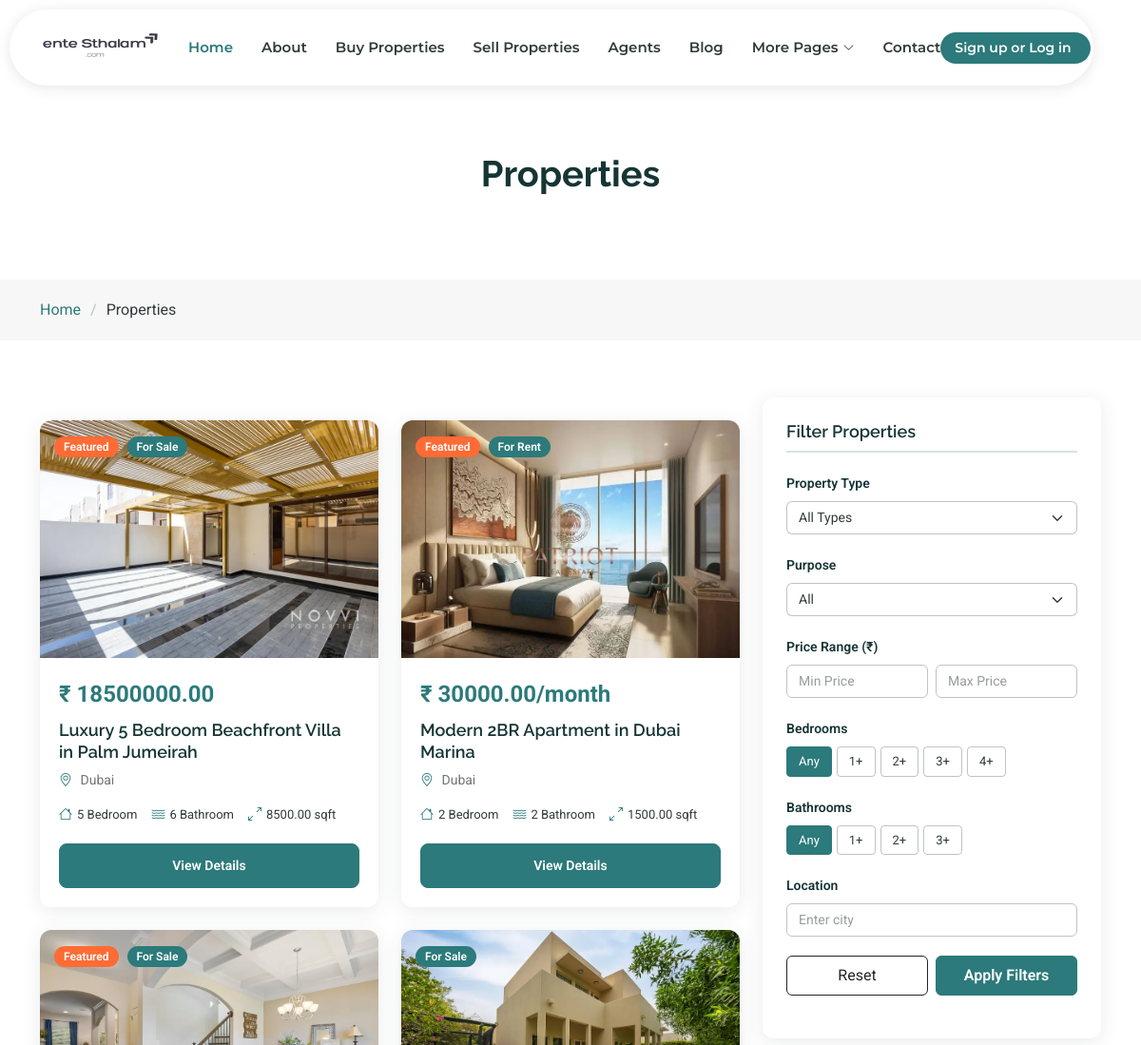
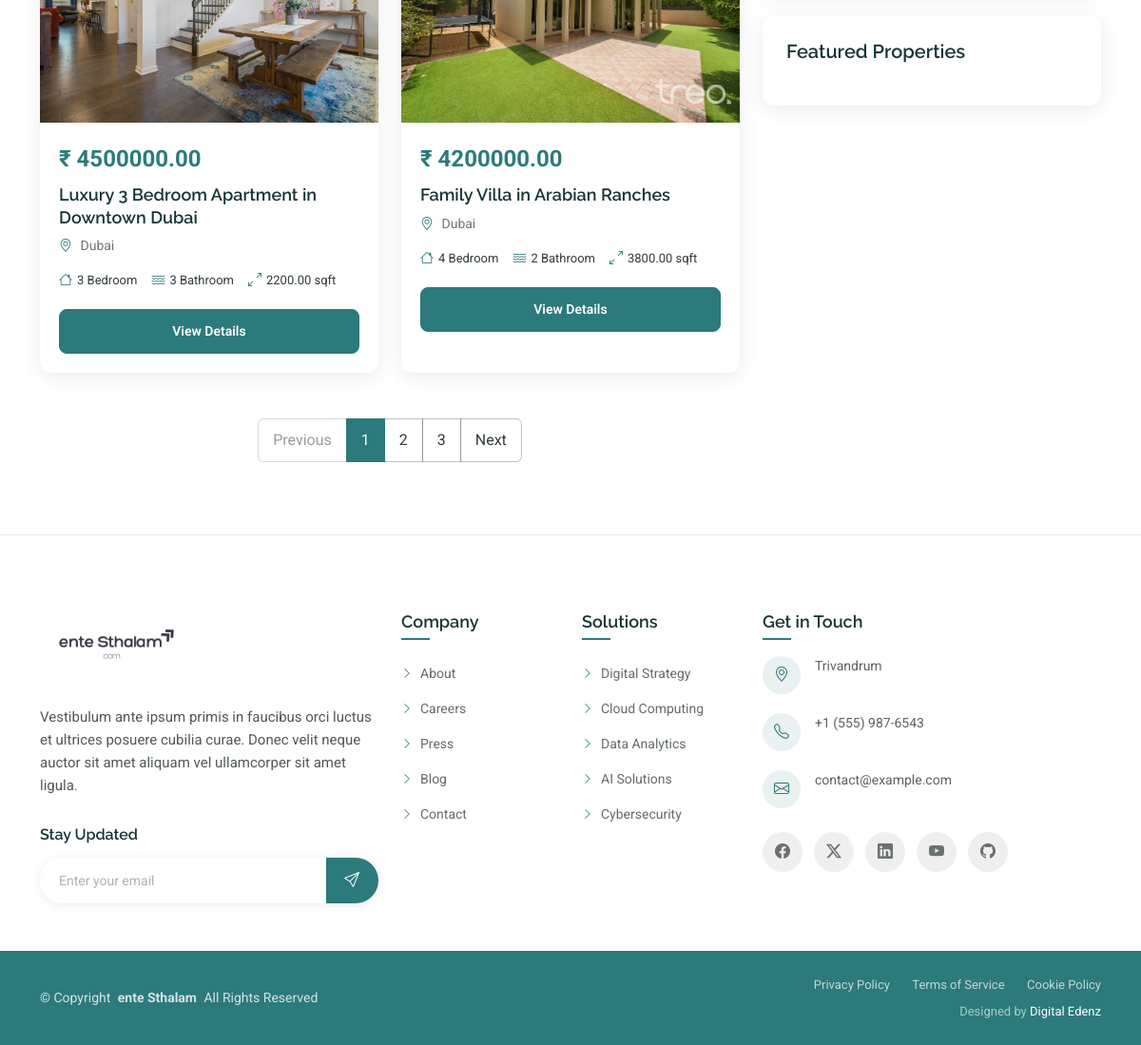
Page /properties/search_properties on the committed database (2 pictures, top to bottom).
### properties/models.py (models this page shows, shortened)
class Property(models.Model):
    PROPERTY_TYPE_CHOICES = [
        ('apartment', 'Apartment'),
        ('villa', 'Villa'),
        ('townhouse', 'Townhouse'),
        ('penthouse', 'Penthouse'),
        ('residential_plot', 'Residential Plot'),
        ('commercial', 'Commercial'),
        ('office', 'Office'),
        ('warehouse', 'Warehouse'),
        ('land', 'Land'),
    ]
    PURPOSE_CHOICES = [
        ('sale', 'For Sale'),
        ('rent', 'For Rent'),
    ]
    FURNISHING_CHOICES = [
        ('furnished', 'Fully Furnished'),
        ('unfurnished', 'Unfurnished'),
        ('partially', 'Partially Furnished'),
    ]
    title = models.CharField(max_length=200)
    slug = models.SlugField(max_length=250,unique=True,blank=True)
    description = models.TextField()
    property_type = models.CharField(max_length=50,choices=PROPERTY_TYPE_CHOICES)
    purpose = models.CharField(max_length=10,choices=PURPOSE_CHOICES,default='sale')
    price = models.DecimalField(max_digits=12,decimal_places=2)
    address = models.TextField()
    city = models.CharField(max_length=100)
    location_latitude = models.DecimalField(max_digits=9, decimal_places=6, blank=True, null=True)
    location_longitude = models.DecimalField(max_digits=9, decimal_places=6, blank=True, null=True)
    bedrooms = models.PositiveIntegerField()
    bathrooms = models.PositiveIntegerField()
    parking_spaces = models.PositiveIntegerField(default=0)
    area_sqft = models.DecimalField(max_digits=8, decimal_places=2)
    furnishing = models.CharField(max_length=100,choices=FURNISHING_CHOICES,default='unfurnished')
    features = models.TextField(blank=True)  # Comma-separated features
    building_name = models.CharField(max_length=100, blank=True)
    floor_number = models.IntegerField(blank=True, null=True)
    total_floors = models.IntegerField(blank=True, null=True)
    year_built = models.PositiveIntegerField(
        validators=[MinValueValidator(1900), MaxValueValidator(2030)],
        blank=True, null=True
    )
    listed_by = models.ForeignKey(Account, on_delete=models.CASCADE, related_name='properties')
    is_verified = models.BooleanField(default=False)
    is_featured = models.BooleanField(default=False)
    is_published = models.BooleanField(default=True)
    created_at = models.DateTimeField(auto_now_add=True)
    updated_at = models.DateTimeField(auto_now=True)
    class Meta:
        verbose_name = "Property"
        verbose_name_plural = "Properties"
        ordering = ['-created_at']
        indexes = [
            models.Index(fields=['purpose', 'property_type']),
            models.Index(fields=['city', 'price']),
            models.Index(fields=['is_featured', 'is_published']),
        ]

class PropertyImage(models.Model):
    property = models.ForeignKey(Property,on_delete=models.CASCADE,related_name='images')
    image = models.ImageField(upload_to='properties_images/')
    caption = models.CharField(max_length=200,blank=True)
    is_primary = models.BooleanField(default=False)
    order = models.PositiveIntegerField(default=0)

### properties/views.py (the view, shortened to what this page needs)
# urls.py: path('search_properties',views.search_properties,name="search_properties"),
def search_properties(request):
    purpose = request.GET.get('purpose','')
    location = request.GET.get('location','')
    property_type = request.GET.get('property_type','')
    price = request.GET.get('price','')
    bedrooms = request.GET.get('bedrooms','')
    bathrooms = request.GET.get('bathrooms','')
    properties = Property.objects.filter(is_verified=True,is_published = True).prefetch_related('images').select_related('listed_by')
    if location:
        properties = properties.filter(
            Q(city__icontains=location) |
            Q(address__icontains=location)
        )
    if property_type:
        properties = properties.filter(property_type=property_type)
    if purpose:
        properties = properties.filter(purpose = purpose)
    if bedrooms:
        if bedrooms =='5':
            properties = properties.filter(bedrooms__gte=5)
        else:
            properties = properties.filter(bedrooms=int(bedrooms))
    if bathrooms:
        if bathrooms =='4':
            properties = properties.filter(bathrooms__gte = 4)
        else:
            properties = properties.filter(bathrooms=int(bathrooms))
    properties = properties.order_by('-is_featured','-created_at')
    results_count = properties.count()
    context = {
        'properties': properties,
        'results_count': results_count,
        'search_query': {
            'location': location,
            'property_type': property_type,
            'purpose': purpose,
            'price': price,
            'bedrooms': bedrooms,
            'bathrooms': bathrooms,
        },
        'property_types': Property.PROPERTY_TYPE_CHOICES,
        'purposes': Property.PURPOSE_CHOICES,
    }
    return render(request,'properties/properties.html',context)

### Templates/properties/properties.html (shortened to what this page needs)
{% extends "includes/base.html" %}
{% load static %}
{% block content %}
<main class="main">
    <div class="page-title">
      <div class="heading">
        <div class="container">
          <div class="row d-flex justify-content-center text-center">
            <div class="col-lg-8">
              <h1 class="heading-title">Properties</h1>
            </div>
          </div>
        </div>
      </div>
      <nav class="breadcrumbs">
        <div class="container">
          <ol>
            <li><a href="{% url "home" %}">Home</a></li>
            <li class="current">Properties</li>
          </ol>
        </div>
      </nav>
    </div>
    <section id="properties" class="properties section">
      <div class="container" data-aos="fade-up" data-aos-delay="100">
        <div class="row">
          <div class="col-lg-8">
            <div class="properties-grid view-grid active" data-aos="fade-up" data-aos-delay="200">
              <div class="row g-4">
              {% if properties %}
                {% for pro in properties %}
                <div class="col-lg-6 col-md-6">
                  <div class="property-card">
                    <div class="property-image">
                      {% with pro.images.all|first as primary_image%}
                        {% if primary_image %}
                            <img src="{{ primary_image.image.url }}" alt="{{ property.title }}">
                        {% else %}
                            <img src="{% static 'images/no-image.jpg' %}" alt="No Image">
                        {% endif %}
                        {% endwith %}
                      <div class="property-badges">
                        {% if pro.is_featured %}
                        <span class="badge featured">Featured</span>
                        {% endif %}
                        <span class="badge for-sale">For {{ pro.purpose | capfirst }}</span>
                      </div>
                    </div>
                    <div class="property-content">
                        {% if pro.purpose == 'rent' %}
                        <div class="property-price">₹ {{ pro.price }}/month</div>
                        {% else %}
                      <div class="property-price">₹ {{ pro.price }}</div>
                      {% endif %}
                      <h4 class="property-title">{{ pro.title }}</h4>
                      <p class="property-location"><i class="bi bi-geo-alt"></i> {{ pro.city }}</p>
                      <div class="property-features">
                        <span><i class="bi bi-house"></i> {{ pro.bedrooms }} Bedroom</span>
                        <span><i class="bi bi-water"></i> {{ pro.bathrooms }} Bathroom </span>
                        <span><i class="bi bi-arrows-angle-expand"></i> {{ pro.area_sqft }} sqft</span>
                      </div>
                      <a href="{% url "property_details" pro.slug %}" class="btn btn-primary w-100">View Details</a>
                    </div>
                  </div>
                </div>
                {% endfor %}
                {% else %}
                <h4> Sorry result not found! </h4>
                {% endif %}
              </div>
            </div>
            <nav class="mt-5" data-aos="fade-up" data-aos-delay="300">
              <ul class="pagination justify-content-center">
                <li class="page-item disabled">
                  <a class="page-link" href="#" tabindex="-1">Previous</a>
                </li>
                <li class="page-item active"><a class="page-link" href="#">1</a></li>
                <li class="page-item"><a class="page-link" href="#">2</a></li>
                <li class="page-item"><a class="page-link" href="#">3</a></li>
                <li class="page-item">
                  <a class="page-link" href="#">Next</a>
                </li>
              </ul>
            </nav>
          </div>
          <div class="col-lg-4" data-aos="fade-up" data-aos-delay="200">
            <div class="properties-sidebar">
                <div class="filter-widget">
                    <h5 class="filter-title">Filter Properties</h5>
                    <form method="get" action="{% url 'properties' %}">
                        <div class="filter-section">
                            <label class="form-label">Property Type</label>
                            <select class="form-select" name="property_type">
                                <option value="">All Types</option>
                            </select>
                        </div>
                        <div class="filter-section">
                            <label class="form-label">Purpose</label>
                            <select class="form-select" name="purpose">
                                <option value="">All</option>
                            </select>
                        </div>
                        <div class="filter-section">
                            <label class="form-label">Price Range (₹)</label>
                            <div class="row g-2">
                                <div class="col-6">
                                    <input type="number" class="form-control" placeholder="Min Price"
                                        name="min_price" value="{{ current_filters.min_price }}">
                                </div>
                                <div class="col-6">
                                    <input type="number" class="form-control" placeholder="Max Price"
                                        name="max_price" value="{{ current_filters.max_price }}">
                                </div>
                            </div>
                        </div>
                        <div class="filter-section">
                            <label class="form-label">Bedrooms</label>
                            <div class="bedroom-filter">
                                <button type="button" class="btn btn-outline-secondary btn-sm filter-btn {% if not current_filters.bedrooms %}active{% endif %}"
                                        data-value="">Any</button>
                                <button type="button" class="btn btn-outline-secondary btn-sm filter-btn {% if current_filters.bedrooms == '1' %}active{% endif %}"
                                        data-value="1">1+</button>
                                <button type="button" class="btn btn-outline-secondary btn-sm filter-btn {% if current_filters.bedrooms == '2' %}active{% endif %}"
                                        data-value="2">2+</button>
                                <button type="button" class="btn btn-outline-secondary btn-sm filter-btn {% if current_filters.bedrooms == '3' %}active{% endif %}"
                                        data-value="3">3+</button>
                                <button type="button" class="btn btn-outline-secondary btn-sm filter-btn {% if current_filters.bedrooms == '4' %}active{% endif %}"
                                        data-value="4">4+</button>
                            </div>
                        </div>
                        <div class="filter-section">
                            <label class="form-label">Bathrooms</label>
                            <div class="bathroom-filter">
                                <button type="button" class="btn btn-outline-secondary btn-sm filter-btn {% if not current_filters.bathrooms %}active{% endif %}"
                                        data-value="">Any</button>
                                <button type="button" class="btn btn-outline-secondary btn-sm filter-btn {% if current_filters.bathrooms == '1' %}active{% endif %}"
                                        data-value="1">1+</button>
                                <button type="button" class="btn btn-outline-secondary btn-sm filter-btn {% if current_filters.bathrooms == '2' %}active{% endif %}"
                                        data-value="2">2+</button>
                                <button type="button" class="btn btn-outline-secondary btn-sm filter-btn {% if current_filters.bathrooms == '3' %}active{% endif %}"
                                        data-value="3">3+</button>
                            </div>
                        </div>
                        <div class="filter-section">
                            <label class="form-label">Location</label>
                            <input type="text" class="form-control" placeholder="Enter city"
                                name="city" value="{{ current_filters.city }}">
                        </div>
                        <div class="filter-section">
                            <div class="row g-2">
                                <div class="col-6">
                                    <a href="{% url 'properties' %}" class="btn btn-outline-dark w-100 p-2">Reset</a>
                                </div>
                                <div class="col-6">
                                    <button type="submit" class="btn btn-primary w-100 p-2">Apply Filters</button>
                                </div>
                            </div>
                        </div>
                    </form>
                </div>
              <div class="featured-properties mt-4">
                <h5>Featured Properties</h5>
              </div>
            </div>
          </div>
        </div>
      </div>
    </section>
  </main>
{% endblock %}

### rows in the picture
Property: image (picture), is_featured "Featured", purpose "Sale", price "18500000.00", title "Luxury 5 Bedroom Beachfront Villa in Palm Jumeirah", city "Dubai", bedrooms "5", bathrooms "6", area_sqft "8500.00"
Property: image (picture), is_featured "Featured", purpose "Rent", price "30000.00", title "Modern 2BR Apartment in Dubai Marina", city "Dubai", bedrooms "2", bathrooms "2", area_sqft "1500.00"
Property: image (picture), is_featured "Featured", purpose "Sale", price "4500000.00", title "Luxury 3 Bedroom Apartment in Downtown Dubai", city "Dubai", bedrooms "3", bathrooms "3", area_sqft "2200.00"
Property: image (picture), purpose "Sale", price "4200000.00", title "Family Villa in Arabian Ranches", city "Dubai", bedrooms "4", bathrooms "2", area_sqft "3800.00"
